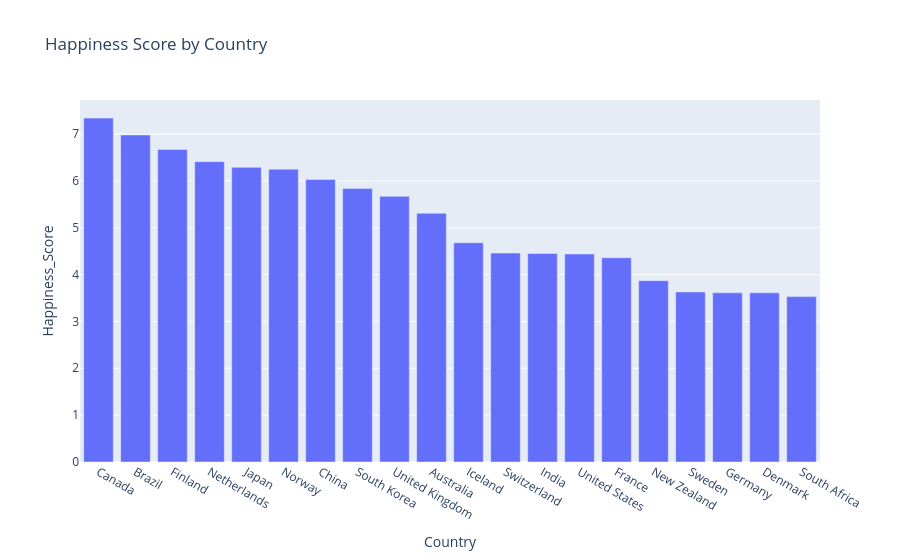

The code cell stored with this chart in its notebook:
### Code cell
fig = px.bar(
    df.sort_values("Happiness_Score", ascending=False),

    x="Country",
    y="Happiness_Score",

    title="Happiness Score by Country"
)

fig.show()

### Figure 1 — Plotly figure (JSON) as saved in the notebook; plotly's stock layout.template omitted (floating-point values rounded to 4 significant figures)
{"data": [{"hovertemplate": "Country=%{x}<br>Happiness_Score=%{y}<extra></extra>", "legendgroup": "", "marker": {"color": "#636efa", "pattern": {"shape": ""}}, "name": "", "orientation": "v", "showlegend": false, "textposition": "auto", "type": "bar", "x": ["Canada", "Brazil", "Finland", "Netherlands", "Japan", "Norway", "China", "South Korea", "United Kingdom", "Australia", "Iceland", "Switzerland", "India", "United States", "France", "New Zealand", "Sweden", "Germany", "Denmark", "South Africa"], "xaxis": "x", "y": [7.34, 6.98, 6.67, 6.41, 6.29, 6.25, 6.03, 5.84, 5.67, 5.31, 4.68, 4.46, 4.45, 4.44, 4.36, 3.87, 3.63, 3.61, 3.61, 3.53], "yaxis": "y"}], "layout": {"barmode": "relative", "legend": {"tracegroupgap": 0}, "title": {"text": "Happiness Score by Country"}, "xaxis": {"anchor": "y", "domain": [0, 1], "title": {"text": "Country"}}, "yaxis": {"anchor": "x", "domain": [0, 1], "title": {"text": "Happiness_Score"}}}}
